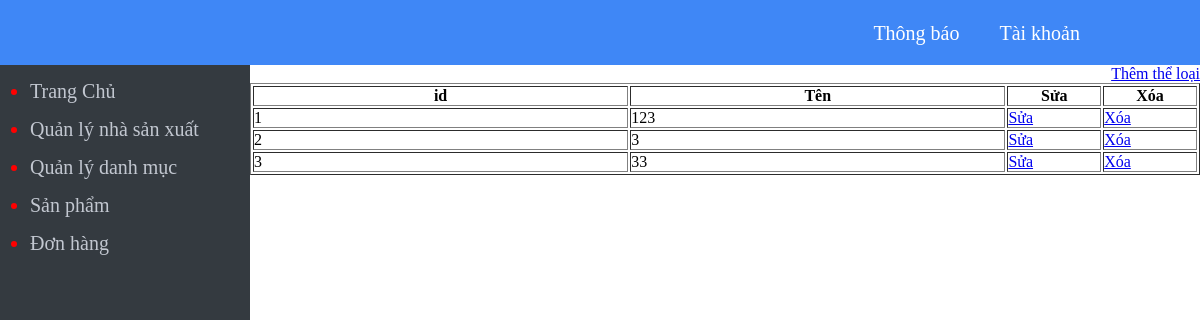
The app's page /admin/category/index.php, older data.
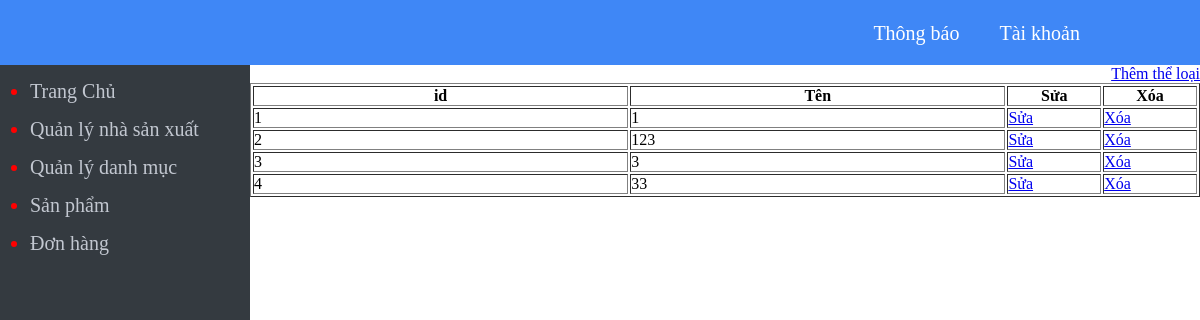
The same page, newer data.
### tables this page shows
CREATE TABLE `category` (
  `id` int(11) NOT NULL,
  `name` varchar(50) NOT NULL
);

### admin/category/index.php (the view)
<?php include '../menu_top.php'; ?>
<?php require '../connect.php';
$sql="select * from category";
$result=mysqli_query($connect,$sql);
?>
		<a style="float:right;" href="form_insert.php">Thêm thể loại</a>
		<table border="1" width="100%">
			<tr>
				<th width="40%">id</th>
				<th width="40%">Tên</th>
				<th width="10%">Sửa</th>
				<th width="10%">Xóa</th>
			</tr>
			<?php foreach ($result as $key => $each) { ?>
				<tr>
					<td><?php echo $key+1 ?></td>
					<td><?php echo $each['name']?></td>
					<td><a href="form_update.php?id=<?php echo $each['id']?>">Sửa</a></td>
					<td><a href="process_delete.php?id=<?php echo $each['id']?>">Xóa</a></td>
				</tr>
			<?php } ?>
		</table>
<?php include '../menu_bottom.php'; ?>

Row changes from the older to the newer data that the page shows:
added category: name "1"
